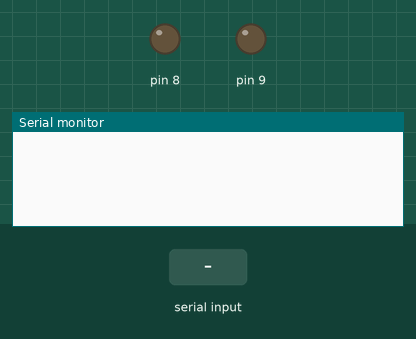
A sketch run on a simulated Arduino Uno, built with avr-gcc and run on an emulated ATmega328P. On the bench: output pins drawn as LEDs (lit = HIGH), the last lines printed to the serial monitor. The test bench sets the inputs (shaded band). The modem accepts every AT command (registered, SIM ready, sends succeed) and sends nothing else.

Above: at 1.2 s.
1.3 s: "G" received over the second serial link
At 1.7 s:
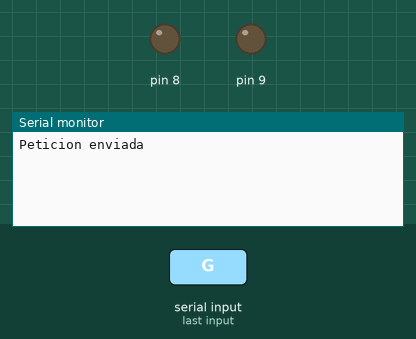
At 6.3 s:
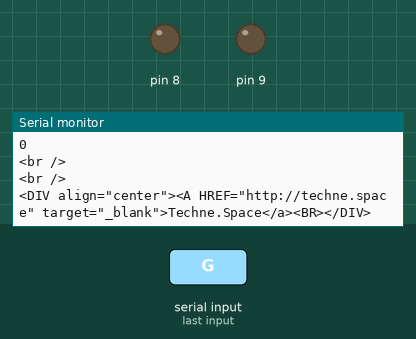
Timing chart, 0 to 7.8 s (numbered marks = the images above; inputs shaded):
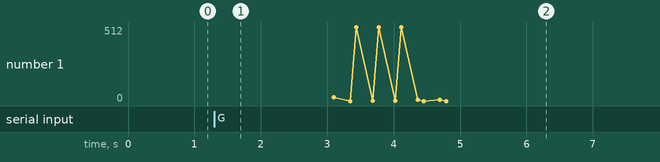

The sketch:

Servidor_Web_Temperatura.ino
```cpp
#include <SoftwareSerial.h>
SoftwareSerial BT1(4, 2); // RX | TX
int n1=0;
float temperatura;
int temPin=5;

void setup()
  {Serial.begin(9600);
   BT1.begin(9600);
   pinMode(8,OUTPUT);
   pinMode(9,OUTPUT);

   }


void loop()
{ while (BT1.available() >0 )
  {char c = BT1.read();
  if (c == 71)
  {Serial.println("Peticion enviada");
   delay(500);
   servidor();
     }
 }

}


void escribir(String text)
{BT1.print("AT+CIPSEND=0,");
 BT1.println(text.length());
 if (BT1.find(">"))             // Si se recibe el mensaje
 {Serial.println(text);
  BT1.println(text);            //mandamos el mensaje por el wifi
  delay(10);
  while ( BT1.available() > 0 )
  {if (  BT1.find("SEND OK") )  //buscamos "ok" y luego salimos
   break;
  }
 }
}

void servidor(void)
    { escribir("<!DOCTYPE HTML>");
      escribir("<html>");                                                  //una pagina web necesita esto <HTML> y </HTML> es el inicio y fin del documento
      escribir("<head><title>Prueba arduino esp8266 html :)</title>");    //nombre de la pestaña que llevara la pagina
      escribir("<meta http-equiv=\"refresh\" content=\"10\"></head>");    //tiempo para refrescar la pagina web
      escribir("<body><h1> <FONT SIZE=\"5\" COLOR=\"red\"> Ejemplos </h1>");                              //titulo del inicio de la pagina
      escribir(" <BODY BGCOLOR=\"black\"> ");
      escribir("<a href=\"https://scontent-lax3-1.xx.fbcdn.net/v/t1.0-9/13177574_219712101746944_5721148665796146934_n.jpg?oh=990d07e4819af97361e23e745ff6a574&oe=5864394B\" target=\"_blank\"><img src=\"https://scontent-lax3-1.xx.fbcdn.net/v/t1.0-9/13177574_219712101746944_5721148665796146934_n.jpg?oh=990d07e4819af97361e23e745ff6a574&oe=5864394B\"  WIDTH=500 HEIGHT=500 BORDER=0  /></a><br /><br />");
      //Cargamos una imagen

      temperatura=analogRead(temPin);
      temperatura=temperatura*0.48828125;
            escribir("<FONT FACE=\"Arial\" SIZE=\"5\" COLOR=\"blue\"> La Temperatura </FONT>"); //escribimos y cambiamos el tamaño, letra y color
            escribir(" es de ");
            escribir(String(temperatura));  //imprimimos la variable
            escribir("<br />");
            escribir("<br />");


         for (int n1 = 0; n1 < 3; n1++)
         { int lectura = analogRead(n1);
            escribir("<FONT FACE=\"Arial\" SIZE=\"5\" COLOR=\"blue\"> Entrada del sensor </FONT>"); //escribimos y cambiamos el tamaño, letra y color
            escribir("(a");
            escribir( String(n1));
            escribir(")");
            escribir(" es ");
            escribir(String(lectura));  //imprimimos la variable
            escribir("<br />");
            escribir("<br />");
          }

           for (int n2 = 8; n2 < 10; n2++)
         { int estado = digitalRead(n2) ;
            escribir("<FONT FACE=\"Arial\" SIZE=\"5\" COLOR=\"green\"> Entrada digital </FONT>"); //escribimos y cambiamos el tamaño, letra y color
            escribir("(pin");
            escribir( String(n2));
            escribir(")");
            escribir(" es ");
            escribir(String(estado));  //imprimimos la variable
            escribir("<br />");
            escribir("<br />");
          }

            escribir("<DIV align=\"center\"><A HREF=\"http://techne.space\" target=\"_blank\">Techne.Space</a><BR></DIV>");

       delay(1);
       BT1.println("AT+CIPCLOSE=0");
       //delay(500);
    }
```

Measured:
- after the input at 1.3 s, the serial monitor: prints a new line at once (image 1)
